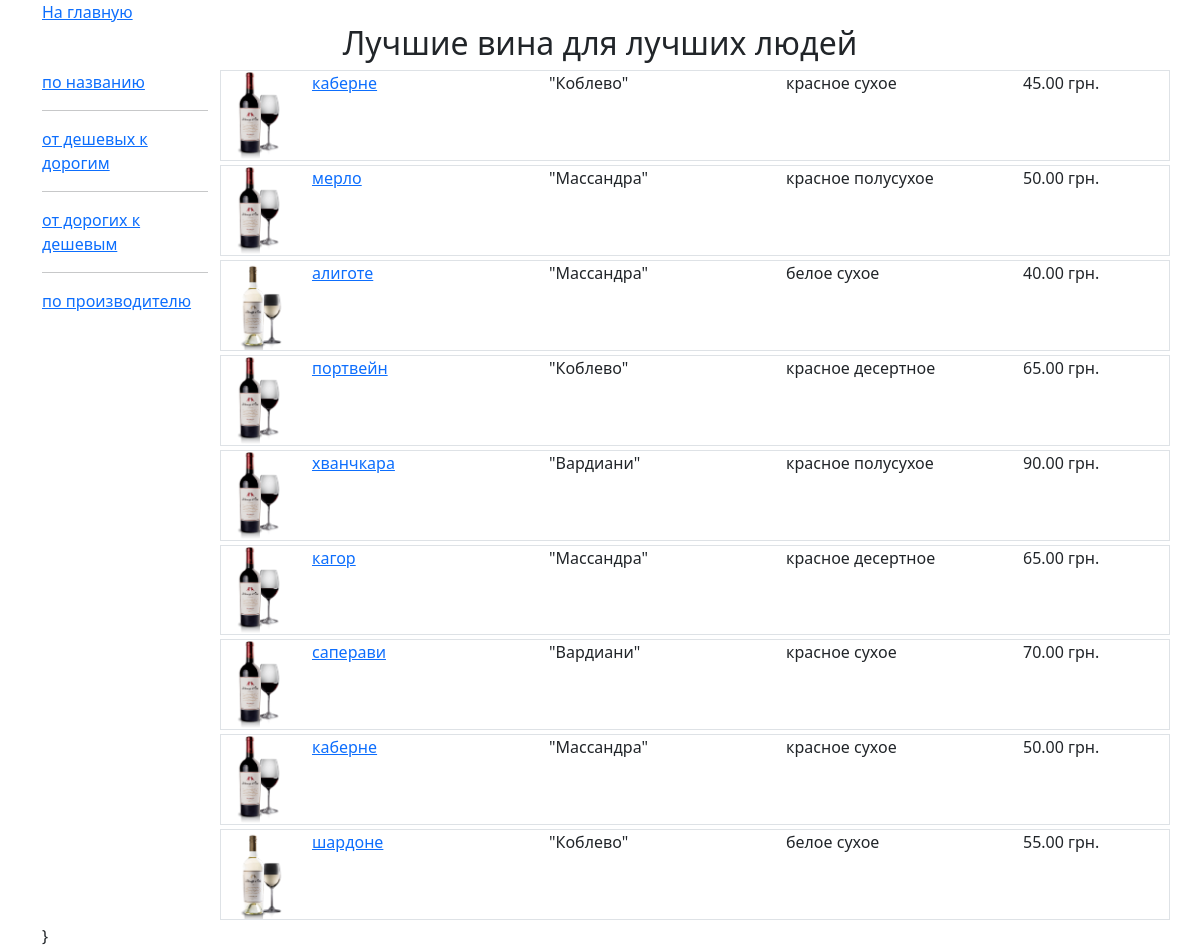
/index, run on the app's committed database.
### flask_alchemy_vines/app.py (models this page shows)
class Vine(db.Model):
    __tablename__ = 'VINES'
    id = db.Column(db.Integer, primary_key=True)
    name = db.Column(db.String(80))
    price = db.Column(db.Float)
    sorted_id = db.Column(db.Integer, db.ForeignKey('SORTS.id'))
    sort = db.relationship('Sort', backref=db.backref('vines'))
    producer_id = db.Column(db.Integer, db.ForeignKey('PRODUCERS.id'))
    producer = db.relationship('Producer', backref=db.backref('vines'))
    def __str__(self):
        return self.name

class Producer(db.Model):
    __tablename__ = 'PRODUCERS'
    id = db.Column(db.Integer, primary_key=True)
    name = db.Column(db.String(80))
    def __str__(self):
        return f'\"{self.name}\"'

class Sort(db.Model):
    __tablename__ = 'SORTS'
    id = db.Column(db.Integer, primary_key=True)
    name = db.Column(db.String(80))
    def __str__(self):
        return self.name

### flask_alchemy_vines/app.py (the view)
@app.route('/index')
@app.route('/index/<string:sort_type>')
def index(sort_type=None):
    vines = Vine.query.all()
    if sort_type == 'byname':
        vines.sort(key=lambda x: x.name)
    if sort_type == 'bypricelow':
        vines.sort(key=lambda x: x.price)
    if sort_type == 'bypricehigh':
        vines.sort(key=lambda x: -x.price)
    if sort_type == 'byproducer':
        vines.sort(key=lambda x: (x.producer.name, x.name))
    return render_template('index.html', vines=vines)

### flask_alchemy_vines/templates/index.html (shortened to what this page needs)
{% extends 'base.html' %}
{% block header %}
Лучшие вина для лучших людей
{% endblock %}
{% block content %}
<div class="col-2">
	<a href="{{ url_for('index', sort_type='byname') }}">по названию</a><br><hr>
	<a href="{{ url_for('index', sort_type='bypricelow') }}">от дешевых к дорогим </a><br><hr>
	<a href="{{ url_for('index', sort_type='bypricehigh') }}">от дорогих к дешевым  </a><br><hr>
	<a href="{{ url_for('index', sort_type='byproducer') }}">по производителю  </a>
</div>
<div class="col-10">
{% for vine in vines %}
<div class="row border mb-1">
	{% set picture = 'red.png' if 'красное' in vine.sort.name else 'white.png' %}
	<div class="col-1">
		<img class="img-fluid"
			 src="{{ url_for('static', filename='img/' + picture) }}">
	</div>
	<div class="col-3">
		<p><a href="{{ url_for('vine', pk=vine.id) }}"> {{ vine }}</a></p>
	</div>
	<div class="col-3">
	<p>{{ vine.producer }}</p><br>
	</div>
	<div class="col-3">
	<p>{{ vine.sort }}</p><br>
	</div>
	<div class="col-2">
	<p>{{ '%.2f'|format(vine.price) }} грн.</p><br>
	</div>
</div>
{% endfor %}
</div>
{% endblock %}

### flask_alchemy_vines/templates/base.html (shortened to what this page needs)
<!DOCTYPE html>
<html lang="en">
<head>
    <link href="https://cdn.jsdelivr.net/npm/bootstrap@5.0.0-beta1/dist/css/bootstrap.min.css" rel="stylesheet">
</head>
<body>
	<div class="container">
		{% include 'navi.html' %}
		<h2 class="text-center">{% block header %}{% endblock %}</h2>
			<div class="row">
				{% block content %}{% endblock %}
			</div>
		}
	</div>
</body>
</html>

### flask_alchemy_vines/templates/navi.html
<a href="{{ url_for('index') }}">На главную</a>

### data on the page
Vine: name "каберне", producer "\"Коблево\"", sort "красное сухое", price "45.00"
Vine: name "мерло", producer "\"Массандра\"", sort "красное полусухое", price "50.00"
Vine: name "алиготе", producer "\"Массандра\"", sort "белое сухое", price "40.00"
Vine: name "портвейн", producer "\"Коблево\"", sort "красное десертное", price "65.00"
Vine: name "хванчкара", producer "\"Вардиани\"", sort "красное полусухое", price "90.00"
Vine: name "кагор", producer "\"Массандра\"", sort "красное десертное", price "65.00"
Vine: name "саперави", producer "\"Вардиани\"", sort "красное сухое", price "70.00"
Vine: name "каберне", producer "\"Массандра\"", sort "красное сухое", price "50.00"
Vine: name "шардоне", producer "\"Коблево\"", sort "белое сухое", price "55.00"
